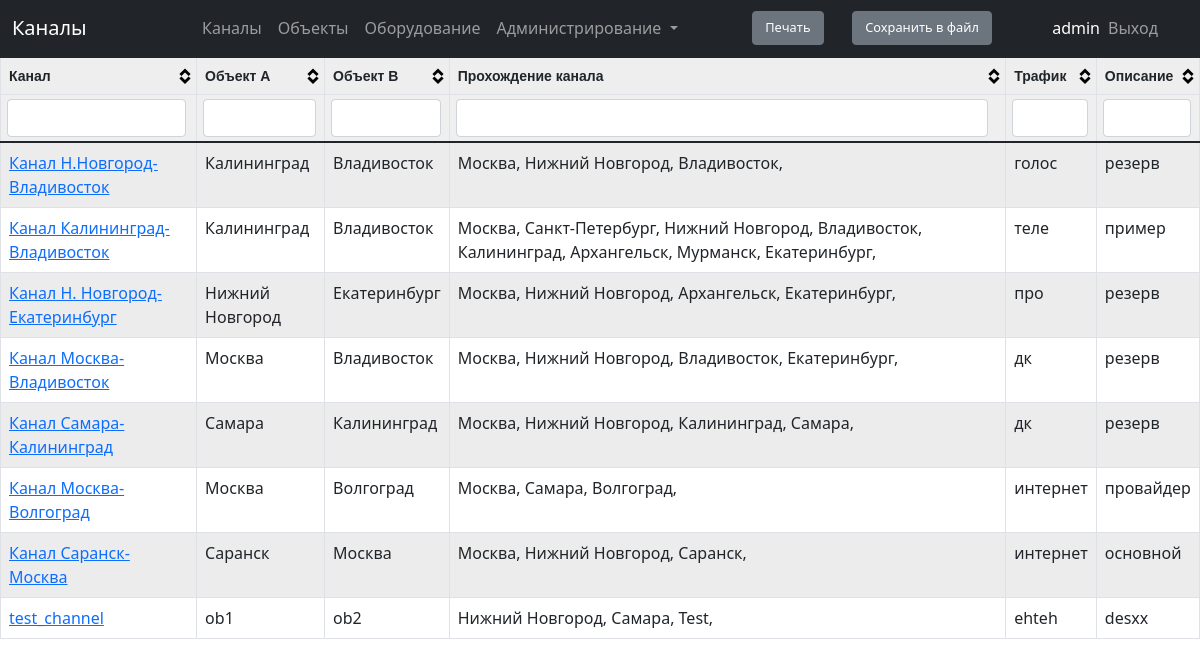
/scheme/channels (signed in), run on an earlier commit of the app's database.
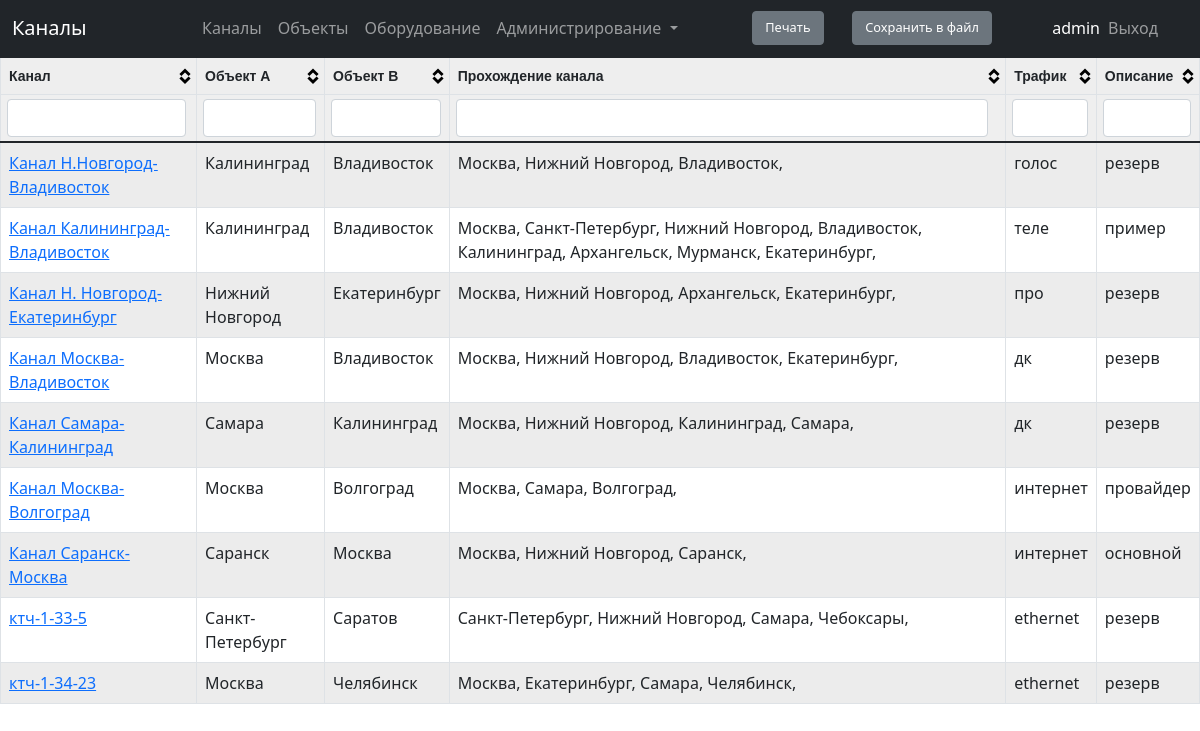
And on a later commit of the database.
### scheme/models.py (models this page shows, shortened)
class Channels(models.Model):
    channel_name = models.CharField(max_length=300, unique=True, verbose_name='Наименование канала')
    object_a = models.CharField(max_length=100, verbose_name='Объект А')
    object_b = models.CharField(max_length=100, verbose_name='Объект Б')
    traffic = models.CharField(max_length=30, verbose_name='Трафик', blank=True)
    description = models.CharField(max_length=3000, verbose_name='Описание', blank=True)
    equipment_connect = models.ManyToManyField ('Equipment',
                        related_name='equipmentcon', verbose_name='Оборудование')
    class Meta:
            verbose_name = 'Канал'
            verbose_name_plural = 'Каналы'

class Locations(models.Model):
    location = models.CharField(max_length=100, unique=True, verbose_name='Название объекта')
    address = models.CharField(max_length=300, verbose_name='Адрес объекта', blank=True)
    class Meta:
        verbose_name = 'Объекты'
        verbose_name_plural = 'Объекты'
    def __str__(self):
        return self.location

### scheme/views.py (the view)
# urls.py: path('channels', permission_required('scheme.view_channels')(views.ChannelsView), name='url_channels'),
def ChannelsView(request):
    channels= Channels.objects.all()
    context_object_name = 'channels'
    return render (request, 'scheme/channels.html',{'channels': channels})

### scheme/templates/scheme/channels.html (shortened to what this page needs)
{% extends 'main/index.html' %}
{% block title %} Каналы {% endblock %}
{% block content %}
  <table id='tblData'>
        <thead>
            <th>Канал</th>
            <th>Объект А</th>
            <th>Объект B</th>
            <th>Прохождение канала</th>
            <th>Трафик</th>
            <th>Описание</th>
        </thead>
        <tbody>
        {% for i in channels %}
        <tr>
            <td><a href="{% url 'url_channel_detail_view' i.id %}">{{i.channel_name}}</a></td>
            <td>{{i.object_a}}</td>
            <td>{{i.object_b}}</td>
            <td>
            {% regroup i.equipment_connect.all by locations_connect as locations_list %}
                {% for locations_connect in locations_list %}
                {{ locations_connect.grouper }},
                {%endfor%}
            </td>
            <td>{{i.traffic}}</td>
            <td>{{i.description}}</td>
        </tr>
        {%endfor%}
        </tbody>
    </table>
{% endblock%}

### main/templates/main/index.html (shortened to what this page needs)
{% load static %}
<!DOCTYPE html>
<html lang="en">
<head>
    <link rel="stylesheet" href="{% static 'main/bootstrap/css/bootstrap.css' %}">
    <link rel="stylesheet" href="{% static 'main/tablesorter/theme.bootstrap_4.min.css' %}">
</head>
<body>
  <nav class="navbar navbar-expand-lg navbar-dark bg-dark">
    <div class="container-fluid">
      <div class="col-md-3 fs-6">
      <a class="navbar-brand" href="#">{% block title %} Модуль {% endblock %}</a>
      </div>
      <div class="collapse navbar-collapse" id="navbarNavDropdown">
        <ul class="navbar-nav">
          <li class="nav-item">
            <a class="nav-link" href="{% url 'url_channels' %}">Каналы</a>
          </li>
          <li class="nav-item">
            <a class="nav-link" href="{% url 'url_locations' %}">Объекты</a>
          <li class="nav-item">
            <a class="nav-link" href="{% url 'url_equipment' %}">Оборудование</a>
          </li>
          <li class="nav-item dropdown">
            <a class="nav-link dropdown-toggle" href="#" id="navbarDropdownMenuLink" role="button" data-bs-toggle="dropdown" aria-expanded="false">
              Администрирование
            </a>
          </li>
        </ul>
      </div>
    </div>
    <div class='col-md-1 text-right'>
      <button type="button" class="btn btn-secondary print" style="font-size : 0.80em">Печать</button>
    </div>
    <div class='col-md-2 text-right'>
      <button class="btn btn-secondary" style="font-size : 0.80em"  onclick="exportTableToExcel('tblData', 'export')">Сохранить в файл</button>
    </div>
    <div class="navbar-nav text-white" >
      {{request.user}}
    </div>
      <div class="col-md-1 navbar-nav text-right" >
      <a href="{% url 'logout' %}" class="nav-link" >Выход</a>
    </div>
  </nav>
{% block content %}
{% endblock%}
</body>
</html>

What changed in the data, as far as the page shows it:
removed Channels: channel_name "test_channel", object_a "ob1", object_b "ob2", traffic "ehteh", description "desxx", Locations (grouper "Нижний Новгород"), Locations (grouper "Самара")
removed Locations: grouper "Test", shown under "test_channel"
added Channels: channel_name "ктч-1-33-5", object_a "Санкт-Петербург", object_b "Саратов", traffic "ethernet", description "резерв", Locations (grouper "Санкт-Петербург"), Locations (grouper "Нижний Новгород"), Locations (grouper "Самара")
added Locations: grouper "Чебоксары", shown under "ктч-1-33-5"
added Channels: channel_name "ктч-1-34-23", object_a "Москва", object_b "Челябинск", traffic "ethernet", description "резерв", Locations (grouper "Москва"), Locations (grouper "Екатеринбург"), Locations (grouper "Самара")
added Locations: grouper "Челябинск", shown under "ктч-1-34-23"
